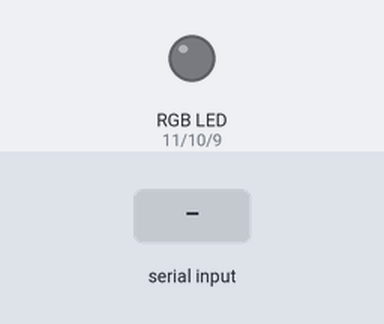
Simulated run of this sketch. Board: Arduino Uno, built with avr-gcc and run on an emulated ATmega328P. On the bench: an RGB LED mixed from three pins (HIGH = lit). The test bench sets the inputs (shaded band). Dim RGB values are drawn brighter than linear.

Above: at 1.2 s.
1.3 s: "90,45,200\n" received over Serial
At 2.3 s:
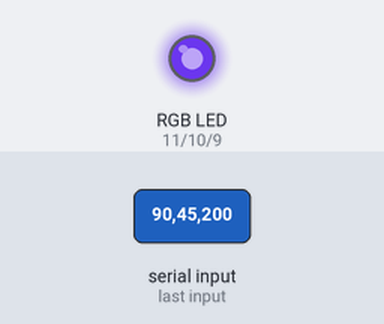
2.8 s: "30,150,10\n" received over Serial
At 3.4 s:
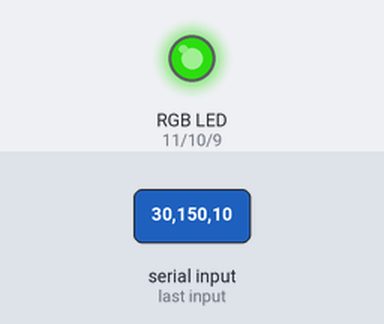
4.3 s: "1,90,45\n" received over Serial
At 5.7 s:
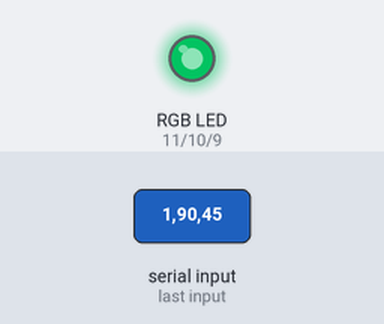
Timing chart, 0 to 7.3 s (numbered marks = the images above; inputs shaded):
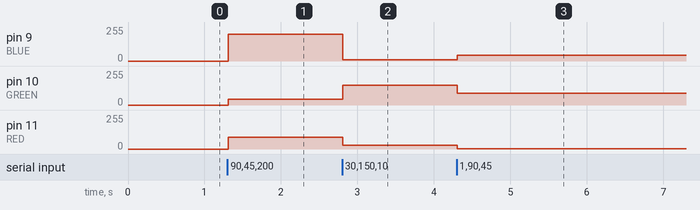

The sketch:

sketch_sep20a.ino
```cpp
#define RED   11                      // 11 контакт для красного вывода RGB-светодиода

#define GREEN 10                      // 10 контакт для зеленого вывода RGB-светодиода

#define BLUE  9                      // 9 контакт для синего вывода RGB-светодиода


int rval = 0;                         // переменная для хранения значений для красного вывода RGB-светодиода

int gval = 0;                         // переменная для хранения значений для зеленого вывода RGB-светодиода

int bval = 0;                         // переменная для хранения значений для синего вывода RGB-светодиода


void setup()

{

  Serial.begin(9600);                 // Инициализация последовательного соединения на скорости 9600 бод


  pinMode(RED, OUTPUT);               // Устанавливаем контакт RED(т.е 11 контакт) как выход

  pinMode(GREEN, OUTPUT);             // Устанавливаем контакт GREEN(т.е 10 контакт) как выход

  pinMode(BLUE, OUTPUT);              // Устанавливаем контакт BLUE(т.е 9 контакт) как выход

}


void loop()

{

  // Выполняем цикл, пока в буфере есть данные

  while (Serial.available() > 0)

  {

    rval = Serial.parseInt();        // первое допустимое целое число

    gval = Serial.parseInt();        // второе допустимое целое число

    bval = Serial.parseInt();        // третье допустимое целое число


    if (Serial.read() == '\n')       // передача окончена

    {

      // устанавливаем яркость светодиода

      analogWrite(RED, rval);

      analogWrite(GREEN, gval);

      analogWrite(BLUE, bval);

    }

  }

}
```

Measured:
- after the input at 1.3 s, pin 9 (BLUE): 0/255 → 200/255 at once; pin 10 (GREEN): 0/255 → 45/255 at once; pin 11 (RED): 0/255 → 90/255 at once
- after the input at 2.8 s, pin 9 (BLUE): 200/255 → 10/255 at once; pin 10 (GREEN): 45/255 → 150/255 at once; pin 11 (RED): 90/255 → 30/255 at once
- after the input at 4.3 s, pin 9 (BLUE): 10/255 → 45/255 at once; pin 10 (GREEN): 150/255 → 90/255 at once; pin 11 (RED): 30/255 → 1/255 at once
